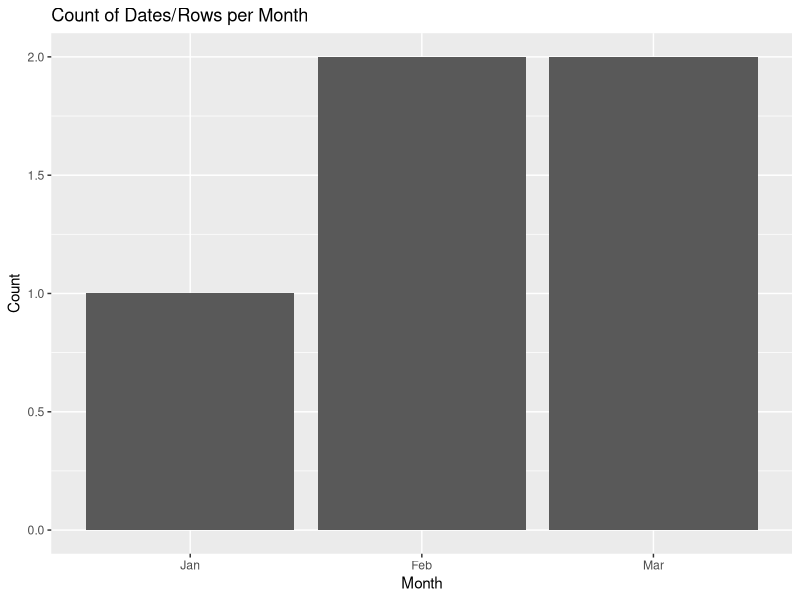

The R script that drew this image:
## ---- chunk 1
library(tidyverse)
library(lubridate)
## ---- chunk 2
data <- tibble(
  date = c("2025-01-05", "2025-02-10", "2025-02-15", "2025-03-01", "2025-03-10")
)

data
## ---- chunk 3
data <- data %>%
  mutate(date = ymd(date))

data
## ---- chunk 4
data %>%
  summarise(
    total_rows = n(),
    unique_dates = n_distinct(date)
  )
## ---- chunk 5
data <- data %>%
  mutate(month = month(date, label = TRUE))

data
## ---- chunk 6
summary_table <- data %>%
  group_by(month) %>%
  summarise(count = n())

summary_table
## ---- chunk 7
ggplot(summary_table, aes(x = month, y = count)) +
  geom_col() +
  labs(
    title = "Count of Dates/Rows per Month",
    x = "Month",
    y = "Count"
  )
